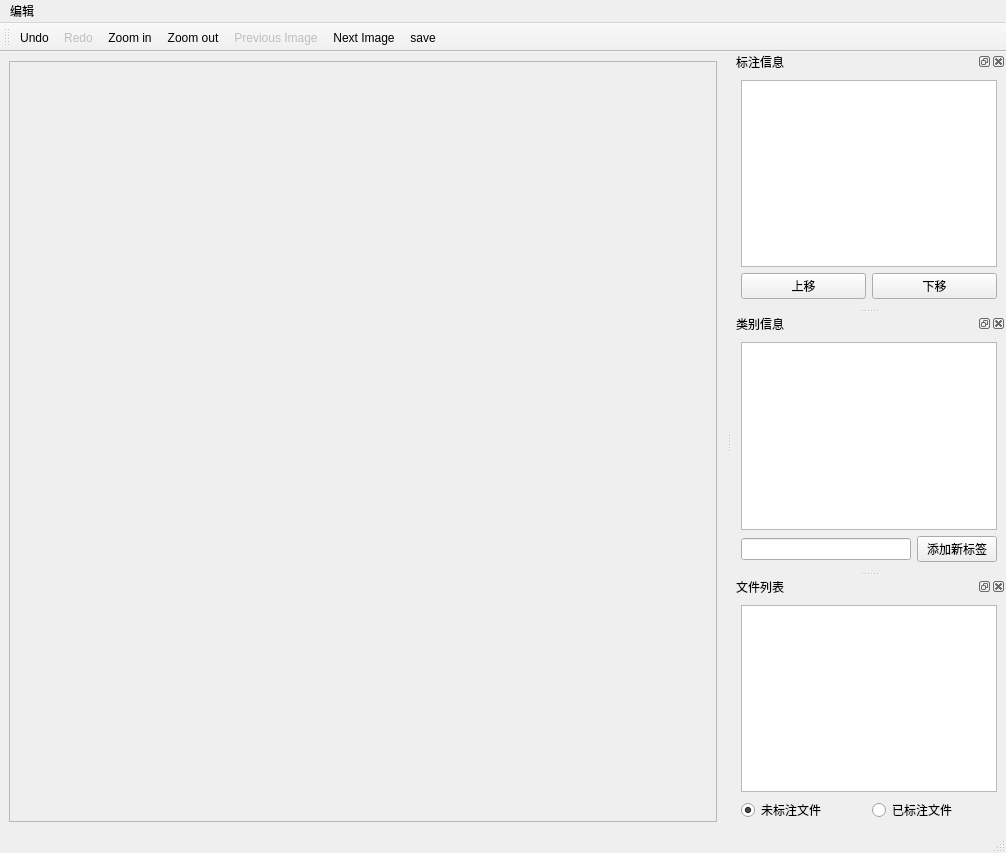
<?xml version="1.0" encoding="UTF-8"?>
<ui version="4.0">
 <class>label</class>
 <widget class="QMainWindow" name="label">
  <property name="geometry">
   <rect>
    <x>0</x>
    <y>0</y>
    <width>1006</width>
    <height>853</height>
   </rect>
  </property>
  <property name="windowTitle">
   <string>label</string>
  </property>
  <widget class="QWidget" name="centralwidget">
   <layout class="QVBoxLayout" name="verticalLayout">
    <item>
     <widget class="QScrollArea" name="scrollArea">
      <property name="widgetResizable">
       <bool>true</bool>
      </property>
      <property name="alignment">
       <set>Qt::AlignCenter</set>
      </property>
      <widget class="QWidget" name="scrollAreaWidgetContents">
       <property name="geometry">
        <rect>
         <x>0</x>
         <y>0</y>
         <width>711</width>
         <height>751</height>
        </rect>
       </property>
       <layout class="QVBoxLayout" name="verticalLayout_5">
        <item>
         <widget class="ScalableLabel" name="image">
          <property name="text">
           <string/>
          </property>
          <property name="scaledContents">
           <bool>false</bool>
          </property>
          <property name="alignment">
           <set>Qt::AlignCenter</set>
          </property>
         </widget>
        </item>
       </layout>
      </widget>
     </widget>
    </item>
   </layout>
  </widget>
  <widget class="QStatusBar" name="statusbar"/>
  <widget class="QToolBar" name="toolBar">
   <property name="windowTitle">
    <string>toolBar</string>
   </property>
   <attribute name="toolBarArea">
    <enum>TopToolBarArea</enum>
   </attribute>
   <attribute name="toolBarBreak">
    <bool>false</bool>
   </attribute>
   <addaction name="actionUndo"/>
   <addaction name="actionRedo"/>
   <addaction name="actionZoom_in"/>
   <addaction name="actionZoom_out"/>
   <addaction name="actionPrevious_Image"/>
   <addaction name="actionNext_Image"/>
   <addaction name="action_save"/>
  </widget>
  <widget class="QMenuBar" name="menuBar">
   <property name="geometry">
    <rect>
     <x>0</x>
     <y>0</y>
     <width>1006</width>
     <height>21</height>
    </rect>
   </property>
   <widget class="QMenu" name="menu">
    <property name="title">
     <string>编辑</string>
    </property>
    <property name="toolTipsVisible">
     <bool>false</bool>
    </property>
   </widget>
   <addaction name="menu"/>
  </widget>
  <widget class="QDockWidget" name="annotationWidget">
   <property name="windowTitle">
    <string>标注信息</string>
   </property>
   <attribute name="dockWidgetArea">
    <number>2</number>
   </attribute>
   <widget class="QWidget" name="dockWidgetContents">
    <layout class="QVBoxLayout" name="verticalLayout_3">
     <item>
      <widget class="CustomListWidget" name="annotation_list"/>
     </item>
     <item>
      <layout class="QHBoxLayout" name="horizontalLayout">
       <item>
        <widget class="QPushButton" name="pushButton">
         <property name="text">
          <string>上移</string>
         </property>
        </widget>
       </item>
       <item>
        <widget class="QPushButton" name="pushButton_2">
         <property name="text">
          <string>下移</string>
         </property>
        </widget>
       </item>
      </layout>
     </item>
    </layout>
   </widget>
  </widget>
  <widget class="QDockWidget" name="labelWidget">
   <property name="windowTitle">
    <string>类别信息</string>
   </property>
   <attribute name="dockWidgetArea">
    <number>2</number>
   </attribute>
   <widget class="QWidget" name="dockWidgetContents_5">
    <layout class="QVBoxLayout" name="verticalLayout_2">
     <item>
      <widget class="CustomListWidget" name="label_list"/>
     </item>
     <item>
      <layout class="QHBoxLayout" name="horizontalLayout_2">
       <item>
        <widget class="QLineEdit" name="label_name"/>
       </item>
       <item>
        <widget class="QPushButton" name="pushButton_3">
         <property name="text">
          <string>添加新标签</string>
         </property>
        </widget>
       </item>
      </layout>
     </item>
    </layout>
   </widget>
  </widget>
  <widget class="QDockWidget" name="fileWidget">
   <property name="windowTitle">
    <string>文件列表</string>
   </property>
   <attribute name="dockWidgetArea">
    <number>2</number>
   </attribute>
   <widget class="QWidget" name="dockWidgetContents_2">
    <layout class="QVBoxLayout" name="verticalLayout_4">
     <item>
      <widget class="CustomListWidget" name="file_list"/>
     </item>
     <item>
      <layout class="QHBoxLayout" name="horizontalLayout_3">
       <item>
        <widget class="QRadioButton" name="not_labeld">
         <property name="text">
          <string>未标注文件</string>
         </property>
         <property name="checked">
          <bool>true</bool>
         </property>
        </widget>
       </item>
       <item>
        <widget class="QRadioButton" name="labeld">
         <property name="text">
          <string>已标注文件</string>
         </property>
         <property name="checked">
          <bool>false</bool>
         </property>
        </widget>
       </item>
      </layout>
     </item>
    </layout>
   </widget>
  </widget>
  <action name="actionUndo">
   <property name="checkable">
    <bool>false</bool>
   </property>
   <property name="icon">
    <iconset resource="resource.qrc">
     <normaloff>:/icons/icons/undo.png</normaloff>:/icons/icons/undo.png</iconset>
   </property>
   <property name="text">
    <string>Undo</string>
   </property>
   <property name="toolTip">
    <string>Undo</string>
   </property>
   <property name="shortcut">
    <string>Ctrl+Z</string>
   </property>
  </action>
  <action name="actionRedo">
   <property name="enabled">
    <bool>false</bool>
   </property>
   <property name="icon">
    <iconset resource="resource.qrc">
     <normaloff>:/icons/icons/redo.png</normaloff>:/icons/icons/redo.png</iconset>
   </property>
   <property name="text">
    <string>Redo</string>
   </property>
   <property name="shortcut">
    <string>Ctrl+Shift+Z</string>
   </property>
  </action>
  <action name="actionZoom_in">
   <property name="icon">
    <iconset resource="resource.qrc">
     <normaloff>:/icons/icons/zoom-in.png</normaloff>:/icons/icons/zoom-in.png</iconset>
   </property>
   <property name="text">
    <string>Zoom in</string>
   </property>
   <property name="shortcut">
    <string>Y</string>
   </property>
  </action>
  <action name="actionZoom_out">
   <property name="icon">
    <iconset resource="resource.qrc">
     <normaloff>:/icons/icons/zoom-out.png</normaloff>:/icons/icons/zoom-out.png</iconset>
   </property>
   <property name="text">
    <string>Zoom out</string>
   </property>
   <property name="shortcut">
    <string>H</string>
   </property>
  </action>
  <action name="actionPrevious_Image">
   <property name="enabled">
    <bool>false</bool>
   </property>
   <property name="icon">
    <iconset resource="resource.qrc">
     <normaloff>:/icons/icons/prev.png</normaloff>:/icons/icons/prev.png</iconset>
   </property>
   <property name="text">
    <string>Previous Image</string>
   </property>
   <property name="shortcut">
    <string>Left</string>
   </property>
  </action>
  <action name="actionNext_Image">
   <property name="enabled">
    <bool>true</bool>
   </property>
   <property name="icon">
    <iconset resource="resource.qrc">
     <normaloff>:/icons/icons/next.png</normaloff>:/icons/icons/next.png</iconset>
   </property>
   <property name="text">
    <string>Next Image</string>
   </property>
   <property name="shortcut">
    <string>Right</string>
   </property>
  </action>
  <action name="action_save">
   <property name="icon">
    <iconset resource="resource.qrc">
     <normaloff>:/icons/icons/save-as.png</normaloff>:/icons/icons/save-as.png</iconset>
   </property>
   <property name="text">
    <string>save</string>
   </property>
  </action>
 </widget>
 <customwidgets>
  <customwidget>
   <class>CustomListWidget</class>
   <extends>QListWidget</extends>
   <header location="global">widgets/customlistwidget.h</header>
  </customwidget>
  <customwidget>
   <class>ScalableLabel</class>
   <extends>QLabel</extends>
   <header location="global">widgets/Scalablelabel.h</header>
  </customwidget>
 </customwidgets>
 <resources>
  <include location="resource.qrc"/>
  <include location="resource.qrc"/>
 </resources>
 <connections/>
</ui>
